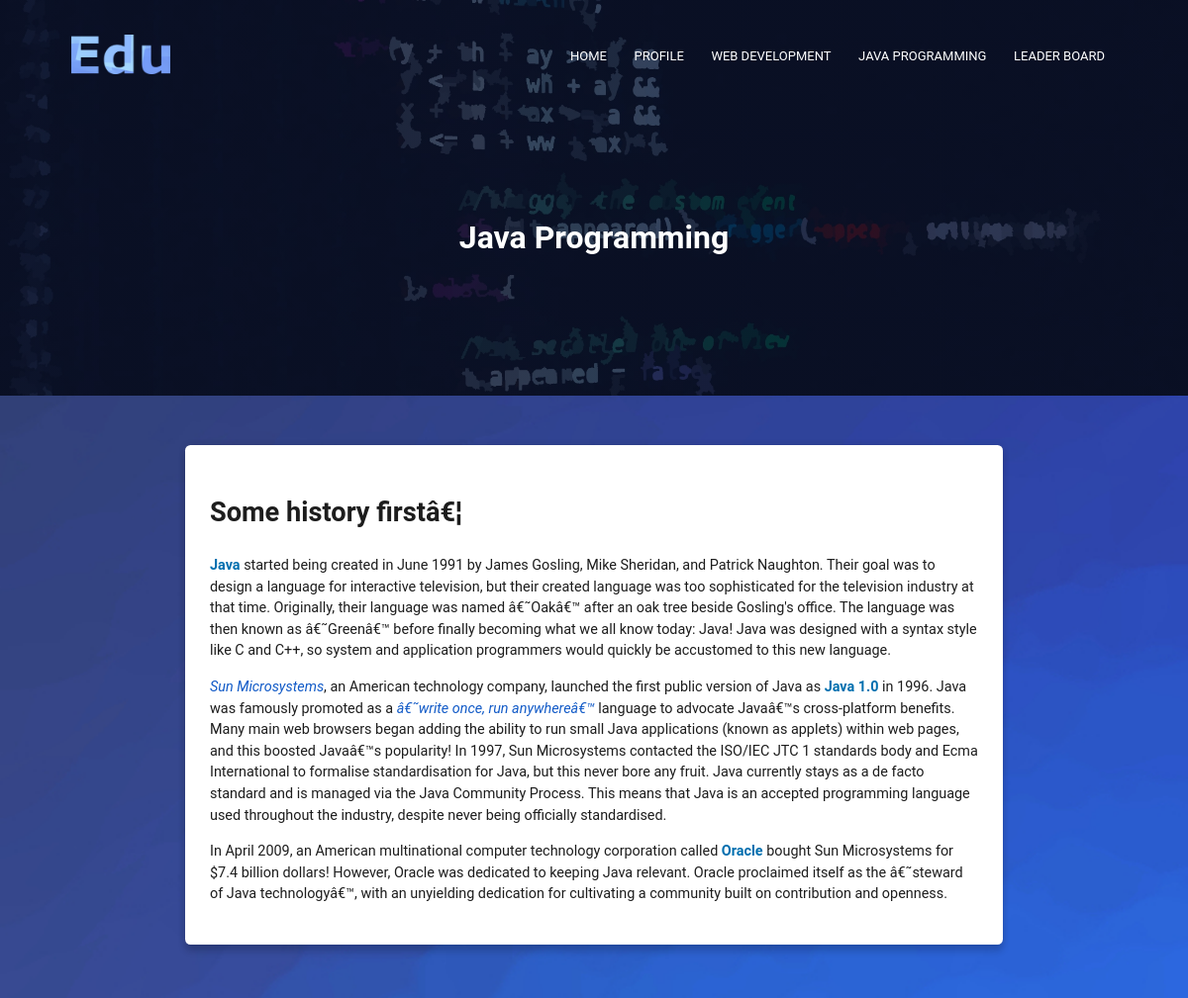
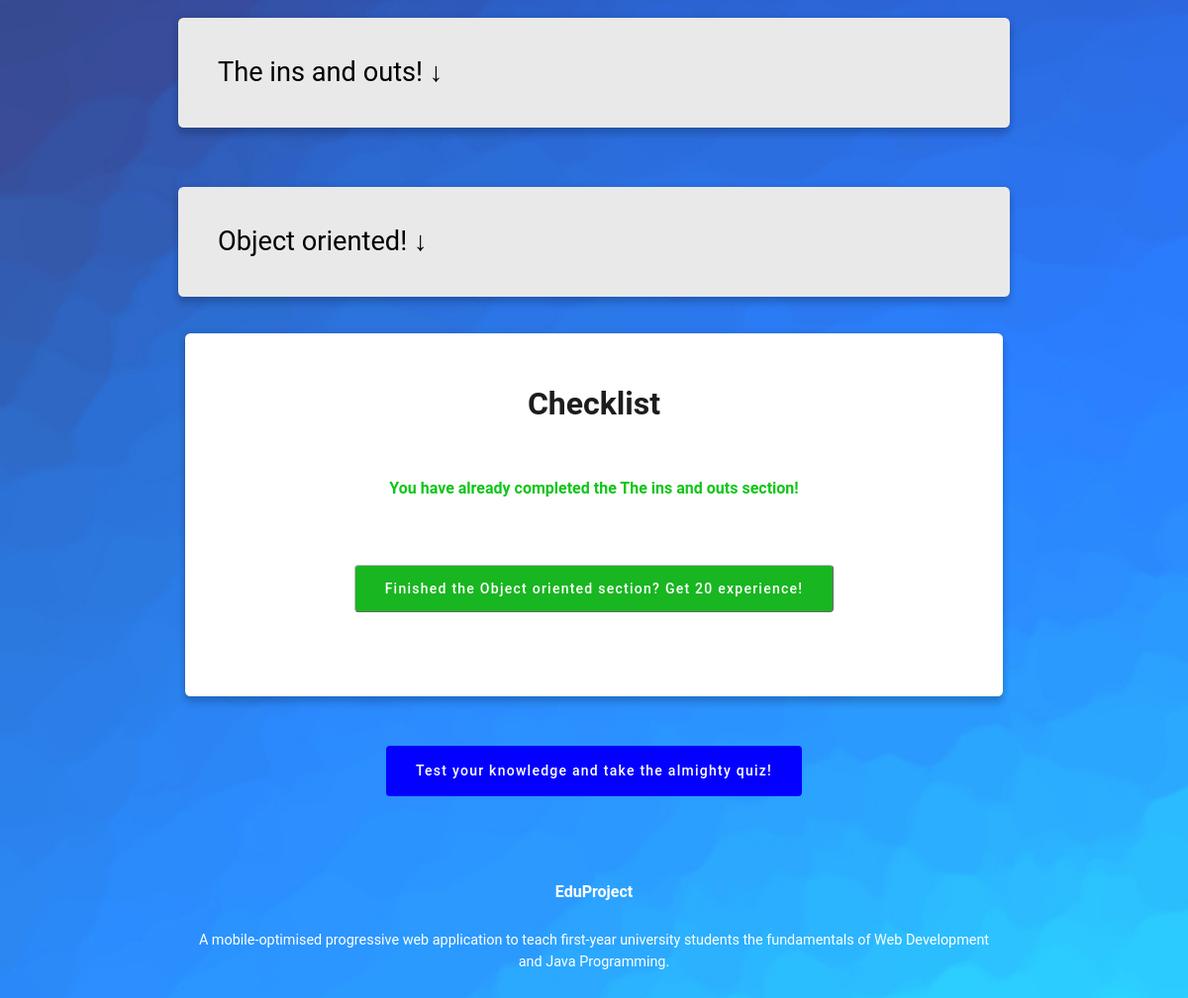
Screenshot of /public/java.php (signed in) with the database file from the repository (2 pictures, top to bottom).
### tables this page shows
CREATE TABLE `content` (
  `id` int(11) NOT NULL,
  `module` text NOT NULL,
  `section_number` text NOT NULL,
  `section_text` text NOT NULL
);

### public/java.php (the view, shortened to what this page needs)
<?php
require_once "functions/database.php";
$checklistQuery = "SELECT * FROM accounts_progress WHERE username = '" . $_SESSION["username"] . "'";
$result = $connection->query($checklistQuery);
$row = $result->fetch_assoc();
if ($row['java_intro_done'] == 1) {
    $htmlButton = "<h5 class='completed'>You have already completed the The ins and outs section!</h5>";
} else {
    $htmlButton = '<form action="" method="post"><button name="introDone" class="button redeem-button"> Finished the The ins and outs section? Get 20 experience! </button></form>';
}
if ($row['java_fundamentals_done'] == 1) {
    $cssButton = "<h5 class='completed'>You have already completed the Object oriented section!</h5>";
} else {
    $cssButton = '<form action="" method="post"><button name="fundamentalsDone" class="button redeem-button"> Finished the Object oriented section? Get 20 experience! </button></form>';
}
?>
<!DOCTYPE html>
<html lang="en">
<head>
    <link rel="stylesheet" href="css/normalise.css">
    <link rel="stylesheet" href="css/main.css">
</head>
<body class="coloured-body">
    <div class="java-header">
        <?php
        include_once('components/navbar.php');
        ?>
        <h1>Java Programming</h1>
    </div>
    <div class="margin">
        <div class="paragraph">
            <?php
            $contentQuery = "SELECT * FROM content WHERE module = 'java' order by section_number ASC";
            $result = $connection->query($contentQuery);
            if ($connection && ($result->num_rows > 0)) {
                while ($row = $result->fetch_assoc()) {
                    echo $row["section_text"] . "<br>";
                }
            } else {
                echo "ERROR CODE STEREO: Could not retrieve Java Programming text!";
            }
            ?>
        </div>
        <div class="white-box">
            <div class="checklist">
                <h1>Checklist</h1>
                <?php
                echo $htmlButton;
                echo $cssButton;
                ?>
            </div>
        </div>
        <div class="parent">
            <a href="javaquiz.php" class="button blue-button"> Test your knowledge and take the almighty quiz! </a>
        </div>
        <?php
        require_once('components/footer.php');
        ?>
</body>
</html>

### public/components/navbar.php (shortened to what this page needs)
<nav>
    <a href="home.php"><img alt="EduProject logo" src="images/logo.png"></a>
    <div class="nav-links" id="navLinks">
        <ul>
            <li><a href="home.php">HOME</a></li>
            <li><a href="profile.php">PROFILE</a></li>
            <li><a href="web.php">WEB DEVELOPMENT</a></li>
            <li><a href="java.php">JAVA PROGRAMMING</a></li>
            <li><a href="leaderboard.php">LEADER BOARD</a></li>
        </ul>
    </div>
</nav>

### public/components/footer.php
<section class="footer">
    <h5>EduProject</h5>
    <p>A mobile-optimised progressive web application to teach first-year university students the fundamentals of
        Web Development and Java Programming.</p>
</section>

### public/css/normalise.css (style rules this page uses)
html { line-height: 1.15; -webkit-text-size-adjust: 100%; }
body { margin: 0; }
h1 { font-size: 2em; margin: 0.67em 0; }
a { background-color: transparent; }
img { border-style: none; }
button, input, optgroup, select, textarea { font-family: inherit; font-size: 100%; line-height: 1.15; margin: 0; }
button, input { overflow: visible; }
button, select { text-transform: none; }
button, [type="button"], [type="reset"], [type="submit"] { -webkit-appearance: button; }

### public/css/main.css (style rules this page uses)
* { box-sizing: border-box; font-family: 'Roboto', Verdana, Geneva, Tahoma, sans-serif; }
body { background: rgb(255, 255, 255); color: #1d1d1d; font-size: 0.9rem; line-height: 1.5; }
.coloured-body { background: url(images/background.jpg); background-size: cover }
p { margin-bottom: 15px; }
h1 { font-size: 2rem; }
h2 { font-size: 1.7rem; }
h5 { font-size: 1rem; margin-top: 20px; }
.white-box { -moz-border-radius: 5px; -ms-border-radius: 5px; -o-border-radius: 5px; -webkit-border-radius: 5px; -webkit-box-shadow: 0 7px 7px 0 rgba(0, 0, 0, .16), 0 0 7px 0 rgba(0, 0, 0, .12); background-color: rgb(255, 255, 255); border-radius: 0.34rem; box-shadow: 0 7px 7px 0 rgba(0, 0, 0, .16), 0 0 7px 0 rgba(0, 0, 0, .12); margin: 7px 7px 20px 7px; padding: 25px; }
.parent { align-items: center; display: flex; justify-content: center; margin-bottom: 20px; margin-top: 10px; }
.margin { margin-top: 50px; margin-left: 25%; margin-right: 25%; }
@media (max-width: 1200px) { .margin { margin-left: 15%; margin-right: 15%; } }
.button { -moz-border-radius: 4px; -ms-border-radius: 4px; -o-border-radius: 4px; -webkit-border-radius: 4px; background-color: rgb(255, 255, 255); border-color: rgb(190, 190, 190); border-radius: 4px; border-width: 0.5px; color: black; cursor: pointer; display: inline-block; font-size: 0.875rem; font-weight: 500; letter-spacing: 0.0892857143em; margin: 30px; min-width: 64px; padding: 15px 30px; position: relative; text-align: center; text-decoration: none; transition: box-shadow 0.2s; vertical-align: middle; }
.button::before { transition: opacity 0.2s; }
.button::after { background: radial-gradient(circle at center, currentColor 1%, transparent 1%) center/10000% 10000% no-repeat; transition: opacity 1s, background-size 0.5s; }
.blue-button { background: #0400ff; color: #ffffff; }
.redeem-button { background: rgb(24, 182, 32); color: #fff; }
.custom-bold { color: #006faf; font-weight: bold; }
.custom-italic { color: #115ac7; font-style: italic; }
.clickableSection { -moz-border-radius: 0.34rem; -ms-border-radius: 0.34rem; -o-border-radius: 0.34rem; -webkit-border-radius: 0.34rem; -webkit-box-shadow: 0 7px 7px 0 rgba(0, 0, 0, .16), 0 0 7px 0 rgba(0, 0, 0, .12); background-color: rgb(233, 233, 233); border-radius: 0.34rem; border: none; box-shadow: 0 7px 7px 0 rgba(0, 0, 0, .16), 0 0 7px 0 rgba(0, 0, 0, .12); cursor: pointer; font-size: 1.7rem; margin-bottom: 30px; margin-top: 30px; outline: none; padding: 40px; text-align: left; width: 100%; }
.checklist { align-items: center; justify-content: center; margin-bottom: 30px; margin-top: 20px; text-align: center; vertical-align: middle; }
.checklist>h1 { margin-bottom: 50px; }
.checklist>h5 { margin: 35px; }
.footer { color: #fff; padding: 15px; text-align: center; width: 100%; }
.java-header { background-image: linear-gradient(rgba(4, 9, 30, 0.7), rgba(4, 9, 30, 0.7)), url(../images/java.jpg); background-position: center; background-size: cover; color: #fff; height: 50vh; text-align: center; width: 100%; }
.java-header>h1 { margin-top: 100px; }
nav { align-items: center; display: flex; justify-content: space-between; padding: 2% 6%; }
nav img { height: auto; width: 100px; }
.nav-links { flex: 1; text-align: right; }
.nav-links ul li { display: inline-block; list-style: none; padding: 8px 12px; position: relative; }
.nav-links ul li a { color: #fff; font-size: 13px; text-decoration: none; }
.nav-links ul li::after { -moz-transition: 0.75s; -ms-transition: 0.75s; -o-transition: 0.75s; -webkit-transition: 0.75s; background: rgb(26, 185, 124); content: ''; display: block; height: 2px; margin: auto; transition: 0.75s; width: 0%; }
.completed { color: rgb(15, 197, 24); }

### rows the page displays
content: section_text "Some history firstâ€¦ Java started being created in June 1991 by James Gosling, Mike Sheridan, and Patrick Naughton. Their goal was to design a language for interactive television, but their created language was too sophisticated for the television industry at that time. Originally, their language was named â€˜Oakâ€™ after an oak tree beside Gosling's office. The language was then known as â€˜Greenâ€™ before finally becoming what we all know today: Java! Java was designed with a syntax style like C and C++, so system and application programmers would quickly be accustomed to this new language. Sun Microsystems , an American technology company, launched the first public version of Java as…"
content: section_text "The ins and outs! ↓"
content: section_text "Object oriented! ↓"
